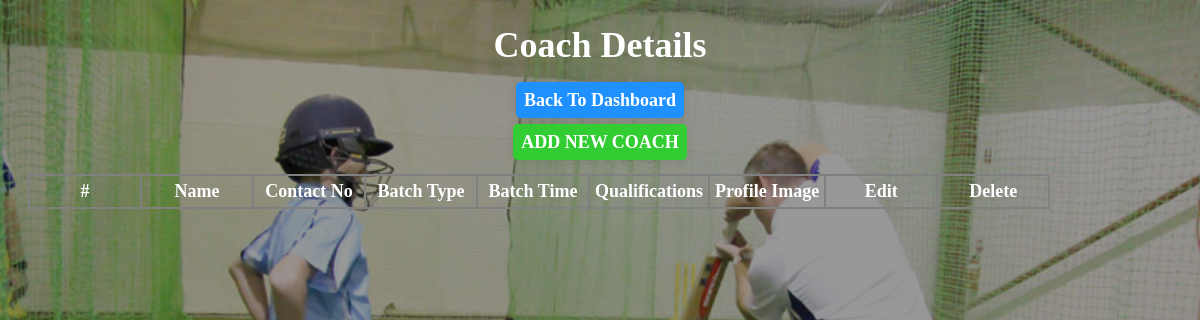
The page /coach.php on the database as committed earlier.
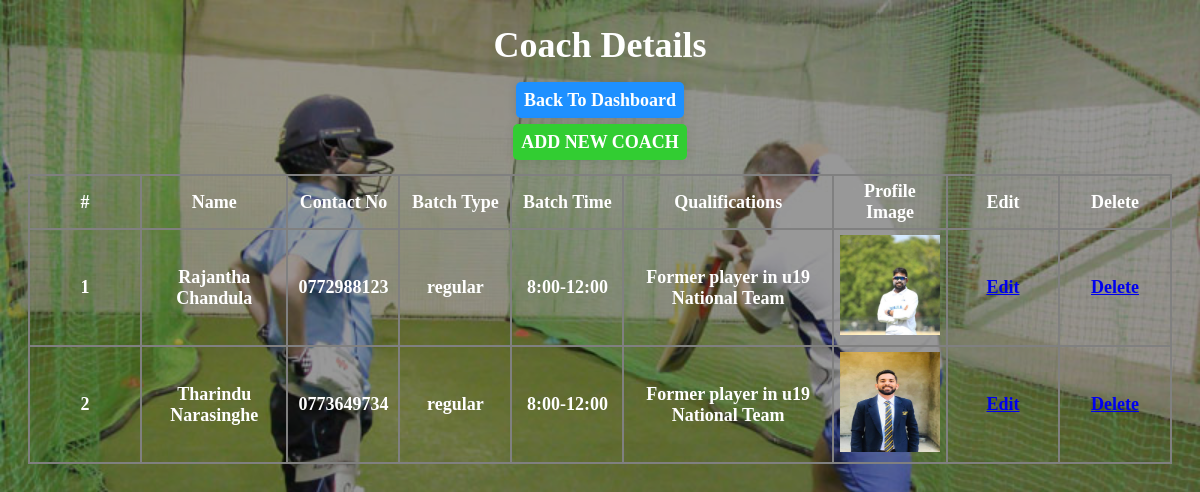
The same page on the database as committed later.
### tables this page shows
CREATE TABLE `coaches` (
  `coachid` int(5) NOT NULL,
  `name` varchar(50) DEFAULT NULL,
  `bday` date DEFAULT NULL,
  `contact` varchar(10) DEFAULT NULL,
  `nic` varchar(10) DEFAULT NULL,
  `address` varchar(100) DEFAULT NULL,
  `email` varchar(50) DEFAULT NULL,
  `btype` varchar(50) DEFAULT NULL,
  `btime` varchar(50) DEFAULT NULL,
  `details` varchar(100) DEFAULT NULL,
  `image` varchar(100) DEFAULT NULL
);

### coach.php (the view, shortened to what this page needs)
<!DOCTYPE html>
<html>
    <head>
        <link rel="stylesheet" href="css/coachdetails.css">
    </head>
    <body>
        <h1><center>Coach Details</center></h1>
        <center><a href="admin.php" class="button">Back To Dashboard</a></center>
        <br>
        <center><a href="newcoach.php" class="link">Add New Coach</a></center>
        <br>
        <form action="" method="post" enctype="multipart/form-data">
        <table>
            <tr>
               <th>#</th>
               <th>Name</th>
               <th>Contact No</th>
               <th>Batch Type</th>
               <th>Batch Time</th>
               <th>Qualifications</th>
               <th>Profile Image</th>
               <th>Edit</th>
               <th>Delete</th>
            </tr>
            <?php
            $connection = mysqli_connect("localhost","root","","myproject");
            $sql = "SELECT coachid, name, contact, btype, btime, details, image FROM coaches";
            $query = mysqli_query($connection,$sql);
            while($row=mysqli_fetch_array($query)){
                ?>
                    <tr>
                        <td><?php echo $row['coachid'];?></td>
                        <td><?php echo $row['name'];?></td>
                        <td><?php echo $row['contact'];?></td>
                        <td><?php echo $row['btype'];?></td>
                        <td><?php echo $row['btime'];?></td>
                        <td><?php echo $row['details'];?></td>
                        <td><img src = "../cricket_club_management_system/coaches/<?php echo $row['image'];?>" style = "width:100px; height:100px;"></td>
                        <td><a href="addcoach.php?id=<?php echo $row['coachid'];?>">Edit</a></td>
                        <td><a href="deletecoach.php?id=<?php echo $row['coachid'];?>">Delete</a></td>
                    </tr>
                <?php
            }
            ?>
        </table>
        </form>
    </body>
</html>

### css/coachdetails.css (style rules this page uses)
body { font-size: 18px; font-weight: bold; color: white; background-image: linear-gradient(rgba(0,0,0,0.4), rgba(0,0,0,0.4)), url(../img/pic21.jpg); background-size: cover; }
.button { background:#1E90FF; width: 250px; padding: 8px; text-align: center; text-decoration: none; color: #fff; border-radius: 5px; cursor:pointer; box-shadow: 0 0 10px rgba(0,0,0,0.1); -webkit-transition-duration: 0.3s; transition-duration: 0.3s; -webkit-transition-property: box-shadow,transform; transition-property: box-shadow,transform; }
.link { background: limegreen; width: 250px; padding: 8px; text-align: center; text-decoration: none; text-transform: uppercase; color: #fff; border-radius: 5px; cursor: pointer; box-shadow: 0 0 10px rgba(0,0,0,0.1); -webkit-transition-duration: 0.3s; transition-duration: 0.3s; -webkit-transition-property: box-shadow,transform; transition-property: box-shadow,transform; }
table, th,td { border: 2px solid gray; text-align: center; min-width: 100px; padding: 5px; margin: auto 20px; position: relative; }
table { border-collapse: collapse; align-items: center; }

Rows that differ between the two databases and show on the page:
added coaches: coachid "1", name "Rajantha Chandula", contact "0772988123", btype "regular", btime "8:00-12:00", details "Former player in u19 National Team", image (picture)
added coaches: coachid "2", name "Tharindu Narasinghe", contact "0773649734", btype "regular", btime "8:00-12:00", details "Former player in u19 National Team", image (picture)
